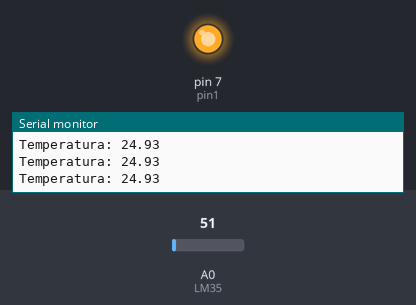
Bench run of a sketch on a simulated Arduino Uno, built with avr-gcc and run on an emulated ATmega328P. On the bench: output pins drawn as LEDs (lit = HIGH), the last lines printed to the serial monitor. The inputs (shaded band) are chosen by the test bench; at power-on: A0 (LM35) = 51.

Above: at 2.8 s.
2.9 s: A0 (LM35) set to 43
At 3.4 s:
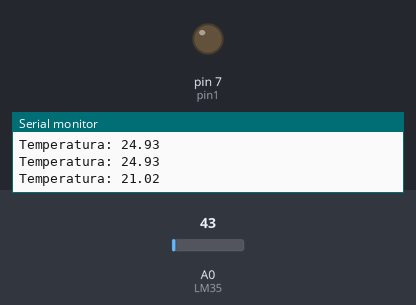
5.9 s: A0 (LM35) set to 71
At 8.7 s:
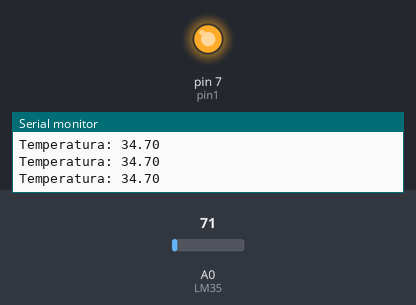
8.9 s: A0 (LM35) set to 15
At 9.4 s:
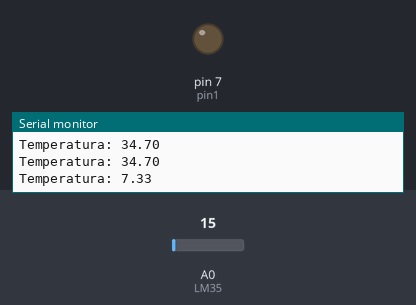
Timing chart, 0 to 12.4 s (numbered marks = the images above; inputs shaded):
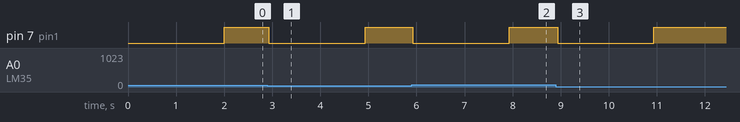

The sketch:

Controle_Ar-Condicionado.ino
```cpp
#define pin1 7
#define DESLIGADO 0
#define LIGADO 1
#define RESETADO -1

//variavel para saber o status do arcondicionado
int arcondicionado = RESETADO;

//variavel para saber o status do rele
int rele = DESLIGADO;

const int LM35 = A0; // Define o pino que lera a saída do LM35
float temperatura;
void setup() {
  pinMode(pin1,OUTPUT);
  Serial.begin(9600);
}

void loop() {
  //recebe a temperatuda, pelo sensor lm35
  temperatura = (float(analogRead(LM35))*5/(1023))/0.01;
  Serial.print("Temperatura: ");
  Serial.println(temperatura);

  /*caso tenha faltado energia, quando voltar o ar vai ligar
  independente da temperatura atual*/
  if(arcondicionado == RESETADO){
    digitalWrite (pin1, LOW);
    delay(2000);
    arcondicionado = LIGADO;
    rele = LIGADO;
  }
  /*agora vamos analisar as temperaturas*/

 /*caso a sala esteja com temperatura acima de 29 graus, e o ar esteja desligado,ligaremos ele*/
  else if((temperatura >= 30) && (arcondicionado == DESLIGADO)){
    digitalWrite (pin1, LOW);
    delay (2000);
    arcondicionado = LIGADO;
    rele = LIGADO;
  }

  /*se a temperatura estiver abaixo de 23, e o ar estiver ligado, desligamos ele*/
  else if((temperatura < 23) && (arcondicionado == LIGADO)){
    digitalWrite (pin1, LOW);
    delay (2000);
    arcondicionado = DESLIGADO;
    rele = LIGADO;
  }

  /*se tivermos acionado o rele, para manipular o ar, desligamos ele*/
  if(rele == LIGADO){
    digitalWrite (pin1, HIGH);
    rele = DESLIGADO;
  }

}
```

Measured:
- the behaviour switches between 48 and 47 on A0 (LM35) (found by bisection; images 0 and 1)
- after the input at 2.9 s, pin 7 (pin1): HIGH → LOW at once, → HIGH 2.0 s later
- after the input at 5.9 s, pin 7 (pin1): HIGH → LOW at once, → HIGH 2.0 s later
- after the input at 8.9 s, pin 7 (pin1): HIGH → LOW at once, → HIGH 2.0 s later
